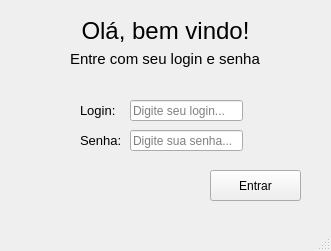
<?xml version="1.0" encoding="UTF-8"?>
<ui version="4.0">
 <class>TelaLogin</class>
 <widget class="QMainWindow" name="TelaLogin">
  <property name="geometry">
   <rect>
    <x>0</x>
    <y>0</y>
    <width>331</width>
    <height>251</height>
   </rect>
  </property>
  <property name="windowTitle">
   <string>Olá!</string>
  </property>
  <property name="windowIcon">
   <iconset>
    <normaloff>img/icon.png</normaloff>img/icon.png</iconset>
  </property>
  <widget class="QWidget" name="centralwidget">
   <widget class="QLabel" name="label_bemvindo1">
    <property name="geometry">
     <rect>
      <x>40</x>
      <y>0</y>
      <width>251</width>
      <height>61</height>
     </rect>
    </property>
    <property name="font">
     <font>
      <family>Arial</family>
      <pointsize>18</pointsize>
     </font>
    </property>
    <property name="text">
     <string>Olá, bem vindo!</string>
    </property>
    <property name="alignment">
     <set>Qt::AlignCenter</set>
    </property>
   </widget>
   <widget class="QLabel" name="label_entrarlogin">
    <property name="geometry">
     <rect>
      <x>70</x>
      <y>50</y>
      <width>190</width>
      <height>18</height>
     </rect>
    </property>
    <property name="font">
     <font>
      <family>Arial</family>
      <pointsize>11</pointsize>
     </font>
    </property>
    <property name="text">
     <string>Entre com seu login e senha.</string>
    </property>
   </widget>
   <widget class="QLabel" name="label_3">
    <property name="geometry">
     <rect>
      <x>80</x>
      <y>100</y>
      <width>51</width>
      <height>21</height>
     </rect>
    </property>
    <property name="font">
     <font>
      <family>Arial</family>
      <pointsize>10</pointsize>
     </font>
    </property>
    <property name="text">
     <string>Login:</string>
    </property>
   </widget>
   <widget class="QLabel" name="label_4">
    <property name="geometry">
     <rect>
      <x>80</x>
      <y>130</y>
      <width>51</width>
      <height>21</height>
     </rect>
    </property>
    <property name="font">
     <font>
      <family>Arial</family>
      <pointsize>10</pointsize>
     </font>
    </property>
    <property name="text">
     <string>Senha:</string>
    </property>
   </widget>
   <widget class="QLineEdit" name="form_login">
    <property name="geometry">
     <rect>
      <x>130</x>
      <y>100</y>
      <width>113</width>
      <height>21</height>
     </rect>
    </property>
    <property name="font">
     <font>
      <family>Arial</family>
     </font>
    </property>
    <property name="maxLength">
     <number>15</number>
    </property>
    <property name="placeholderText">
     <string>Digite seu login...</string>
    </property>
   </widget>
   <widget class="QLineEdit" name="form_senha">
    <property name="geometry">
     <rect>
      <x>130</x>
      <y>130</y>
      <width>113</width>
      <height>21</height>
     </rect>
    </property>
    <property name="maxLength">
     <number>10</number>
    </property>
    <property name="echoMode">
     <enum>QLineEdit::Password</enum>
    </property>
    <property name="placeholderText">
     <string>Digite sua senha...</string>
    </property>
   </widget>
   <widget class="QPushButton" name="btn_entrar">
    <property name="geometry">
     <rect>
      <x>210</x>
      <y>170</y>
      <width>91</width>
      <height>31</height>
     </rect>
    </property>
    <property name="font">
     <font>
      <family>Arial</family>
     </font>
    </property>
    <property name="text">
     <string>Entrar</string>
    </property>
   </widget>
  </widget>
  <widget class="QMenuBar" name="menubar">
   <property name="geometry">
    <rect>
     <x>0</x>
     <y>0</y>
     <width>331</width>
     <height>21</height>
    </rect>
   </property>
  </widget>
  <widget class="QStatusBar" name="statusbar"/>
 </widget>
 <resources/>
 <connections/>
</ui>
